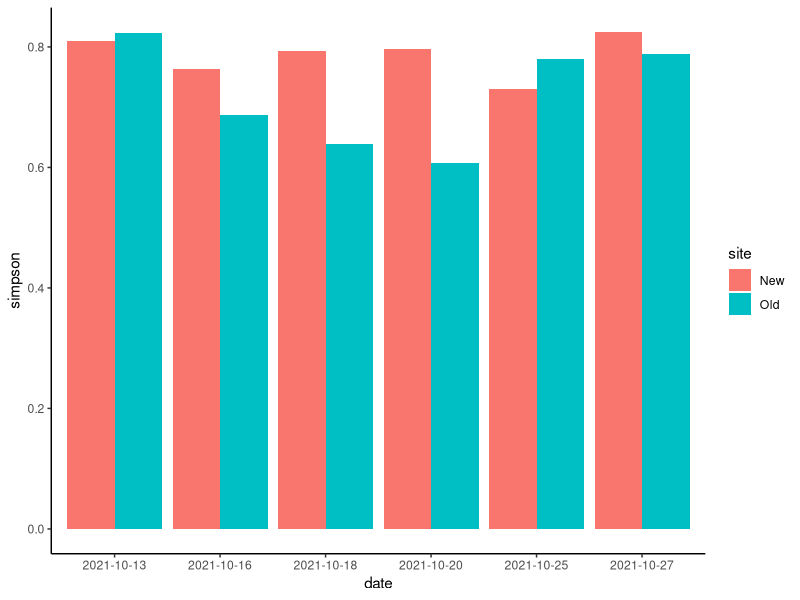
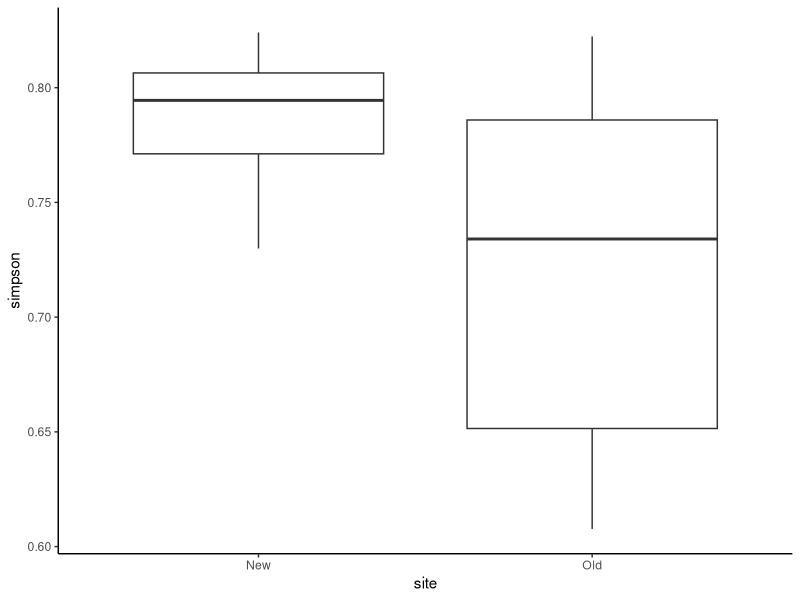
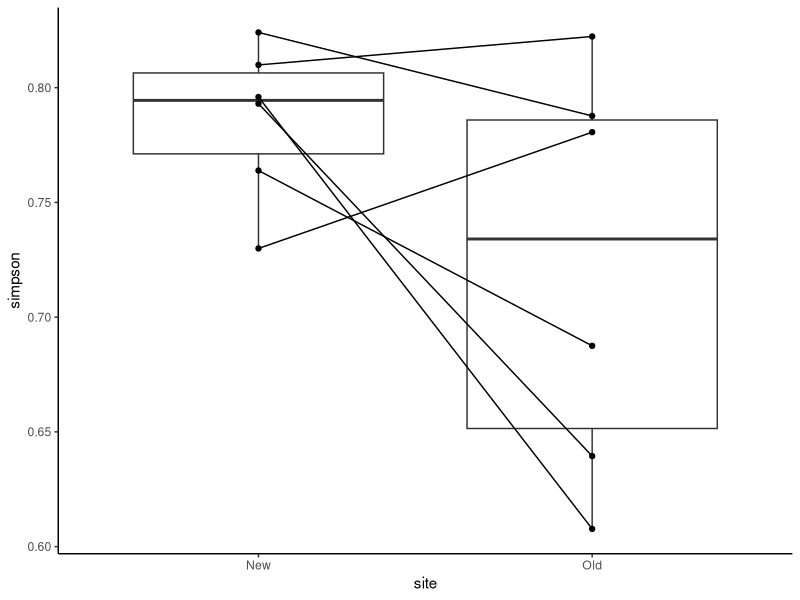
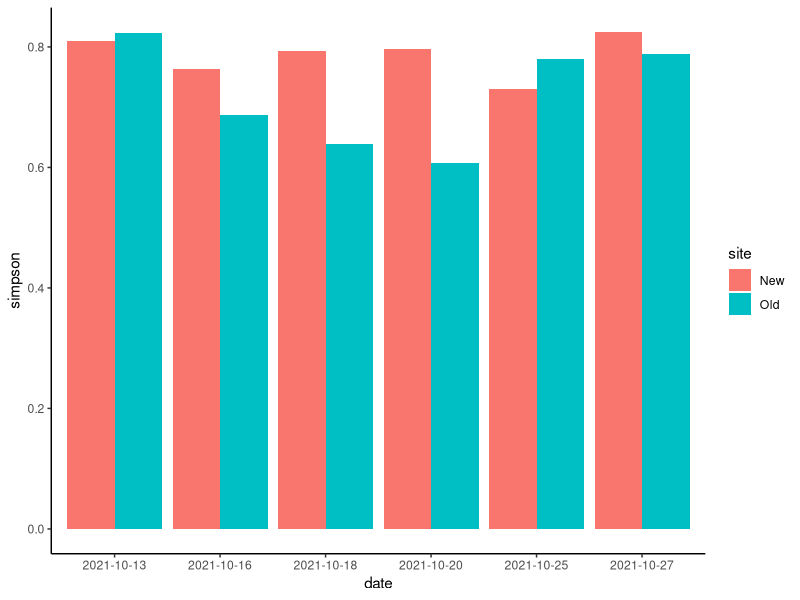
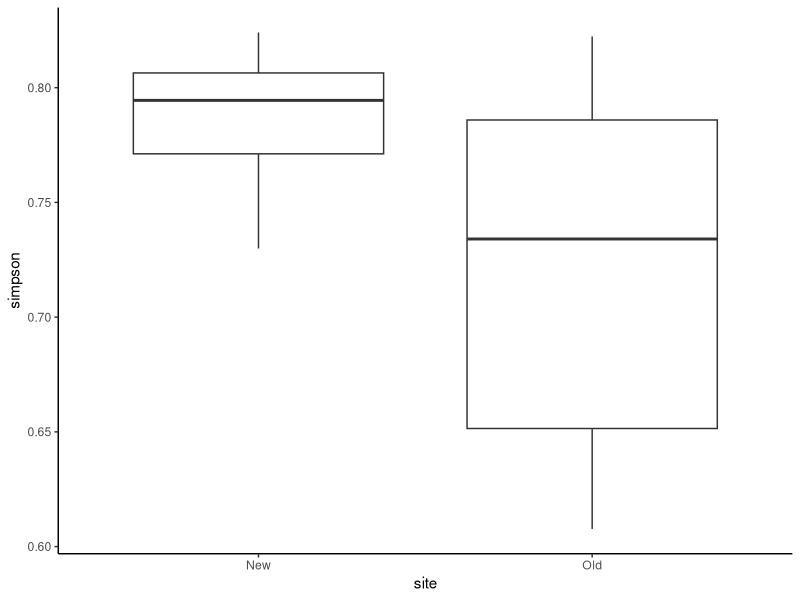
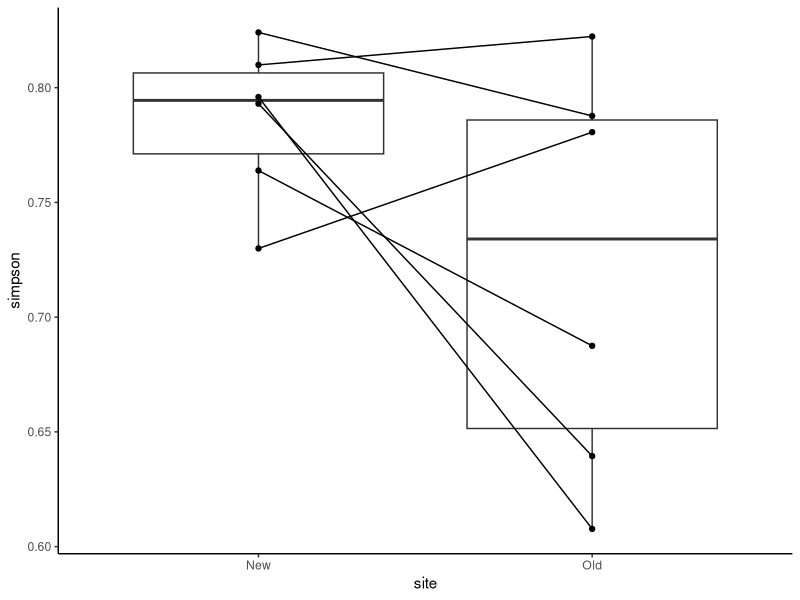

R code for these plots, in order:
## BIOL 427 Calculating Diversity Indicies and statistical tests on bird counts at an old growth and new growth site
## Author: Juniper Malloff 
# Last updated: 2021/11/24

library(tidyverse)
library(vegan)
library(ggplot2)

## load tidy data file
birdcounts <- read.csv("tidy data/B427fielddata_tidy.csv")


## calculate species richness per site, per visit

birdcounts_rich <- mutate(birdcounts, sp_num = specnumber(birdcounts[8:30]))

birdcounts_rich_old <- birdcounts_rich %>%
  subset(site == "Old")

write.csv(birdcounts_rich_old, "tidy data/birdcounts_rich_old.csv")

birdcounts_rich_new <- birdcounts_rich %>%
  subset(site == "New")

write.csv(birdcounts_rich_new, "tidy data/birdcounts_rich_new.csv")


# paired t-test of species # differences between sites (paired cntl for extraneous variables impacting each visit by treating the 2 as a related observation)

t.test(birdcounts_rich_old$sp_num, birdcounts_rich_new$sp_num, paired = TRUE)


## calculate Simpsons Index between sites

birdcounts_simp <- mutate(birdcounts, simpson = diversity(birdcounts[8:30], index = "simpson"))

birdcounts_simp_old <- birdcounts_simp %>%
  subset(site == "Old")

birdcounts_simp_new <- birdcounts_simp %>%
  subset(site == "New")

#  paired t-test on difference in Simpson's Index between sites

t.test(birdcounts_simp_new$simpson, birdcounts_simp_old$simpson, paired = TRUE)

## graphics for simpsons comparisons between sites


ggplot(birdcounts_simp) + 
  geom_col(aes(date, simpson, fill = site), position = "dodge") +
  theme_classic()

ggsave("figures/simpson_pervisit.png")

ggplot(birdcounts_simp) + 
  geom_boxplot(aes(site, simpson))+
  theme_classic()

ggsave("figures/simpson_box.png")

ggplot(birdcounts_simp) + 
  geom_boxplot(aes(site, simpson)) +
  geom_point(aes(site, simpson)) + 
  geom_line(aes(site, simpson, group = date))+
  theme_classic()

  
ggsave("figures/simpson_pairedbx.png")




